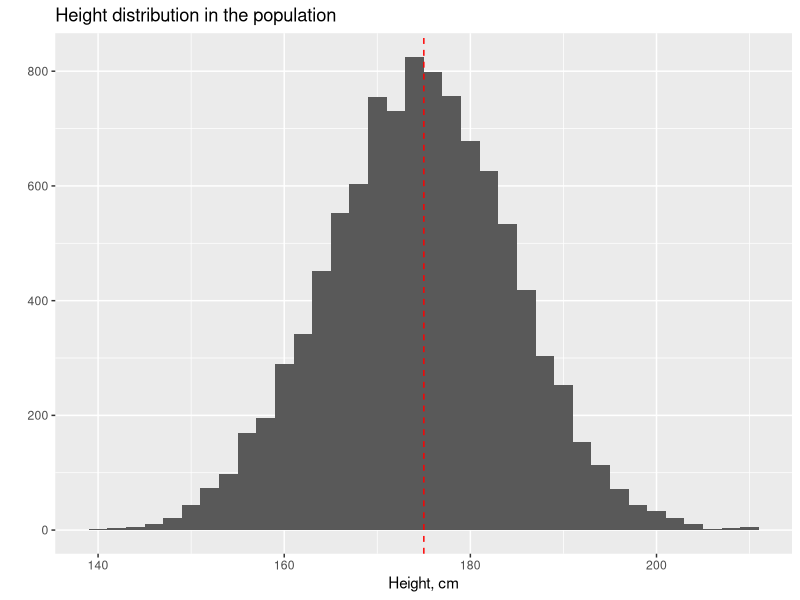
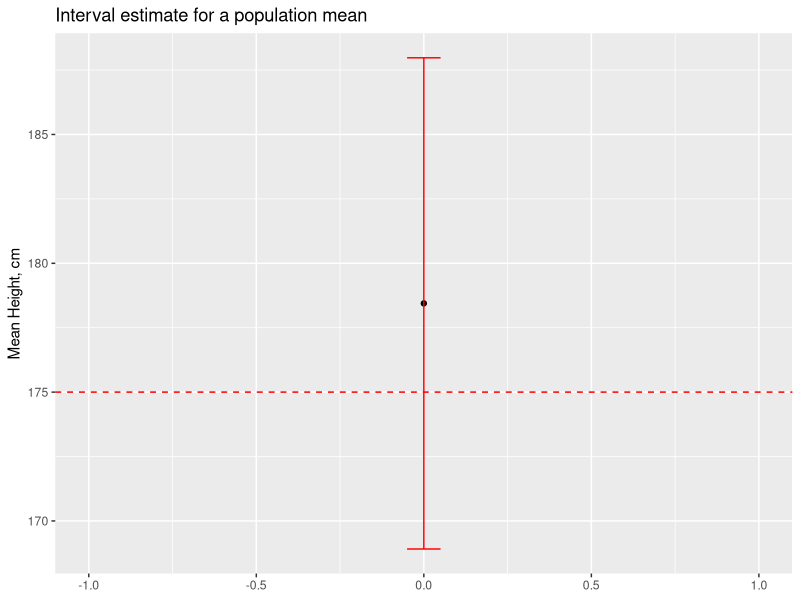
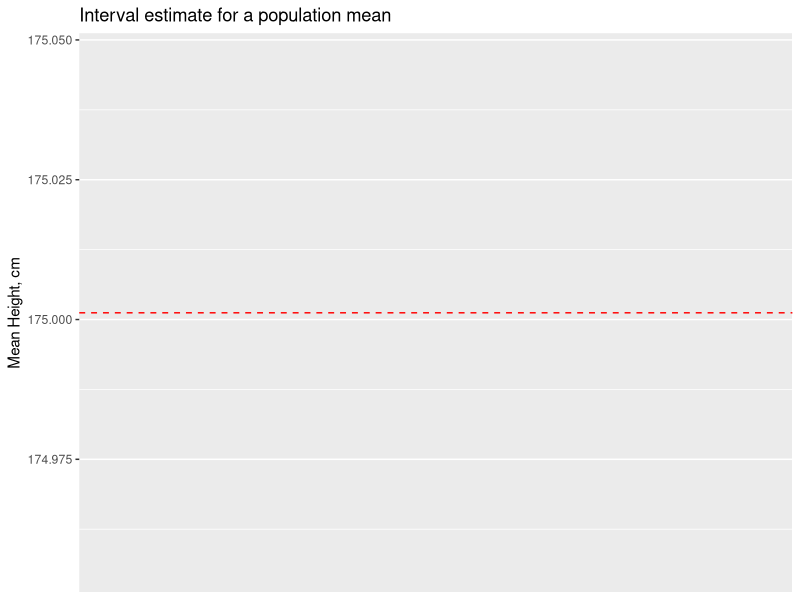

These charts were generated, in order, by the following R code:
## ---- chunk 1
knitr::opts_chunk$set(echo = TRUE)
## ---- chunk 2
library(ggplot2)
set.seed(435)
height <- round(rnorm(10000, 175, 10)) 
## ---- chunk 3
qplot(height, binwidth=2) +
  geom_vline(aes(xintercept=mean(height)), colour='red', linetype='dashed')+
  ggtitle('Height distribution in the population') +
  xlab('Height, cm')
## ---- chunk 4
# Sample
N <- 9
height.sample <- sample(height, size=N)
## ---- chunk 5
# The sample
height.sample

# Sample statistics
sample.mean <- mean(height.sample)
sample.mean

sample.sd <- sd(height.sample)
sample.sd
## ---- chunk 6
# Standard error for the sample mean
sample.se <- sample.sd/sqrt(N)
sample.se
## ---- chunk 7

P <- .95 # confidence level
alpha <- 1 - P

# 95% confidence interval half width
delta <- qt(1 - alpha / 2 , N-1) * sample.se
delta
## ---- chunk 8
#  upper and lower confidence limits:
lcl <- sample.mean - delta
ucl <- sample.mean + delta

c(lcl, ucl)
## ---- chunk 9

population.mean <- mean(height)
population.mean
sample.mean

qplot(0, sample.mean, geom='point') +
  geom_errorbar(aes(ymin=lcl, ymax=ucl), col='red', width=0.1) +
  xlim(-1,1) +
  labs(title='Interval estimate for a population mean',
       y='Mean Height, cm',
       x=NULL) +
  geom_hline(aes(yintercept=population.mean), col='red', linetype='dashed')

## ---- chunk 10
# A simpler way to get a confidence interval:
t.test(height.sample)

# Extracting a part of result:
r <- t.test(height.sample)
names(r)
as.vector(r$conf.int)

c(lcl, ucl)

## ---- chunk 11
ggplot(data=data.frame(id=0, height=height.sample)) + #ggplot requires a data frame
  stat_summary(aes(x=id, y=height), fun.data='mean_cl_normal', colour='red') +
  labs(title='Interval estimate for a population mean',
       y='Mean Height, cm', x=NULL) +
  geom_hline(aes(yintercept=population.mean), col='red', linetype='dashed')
  
